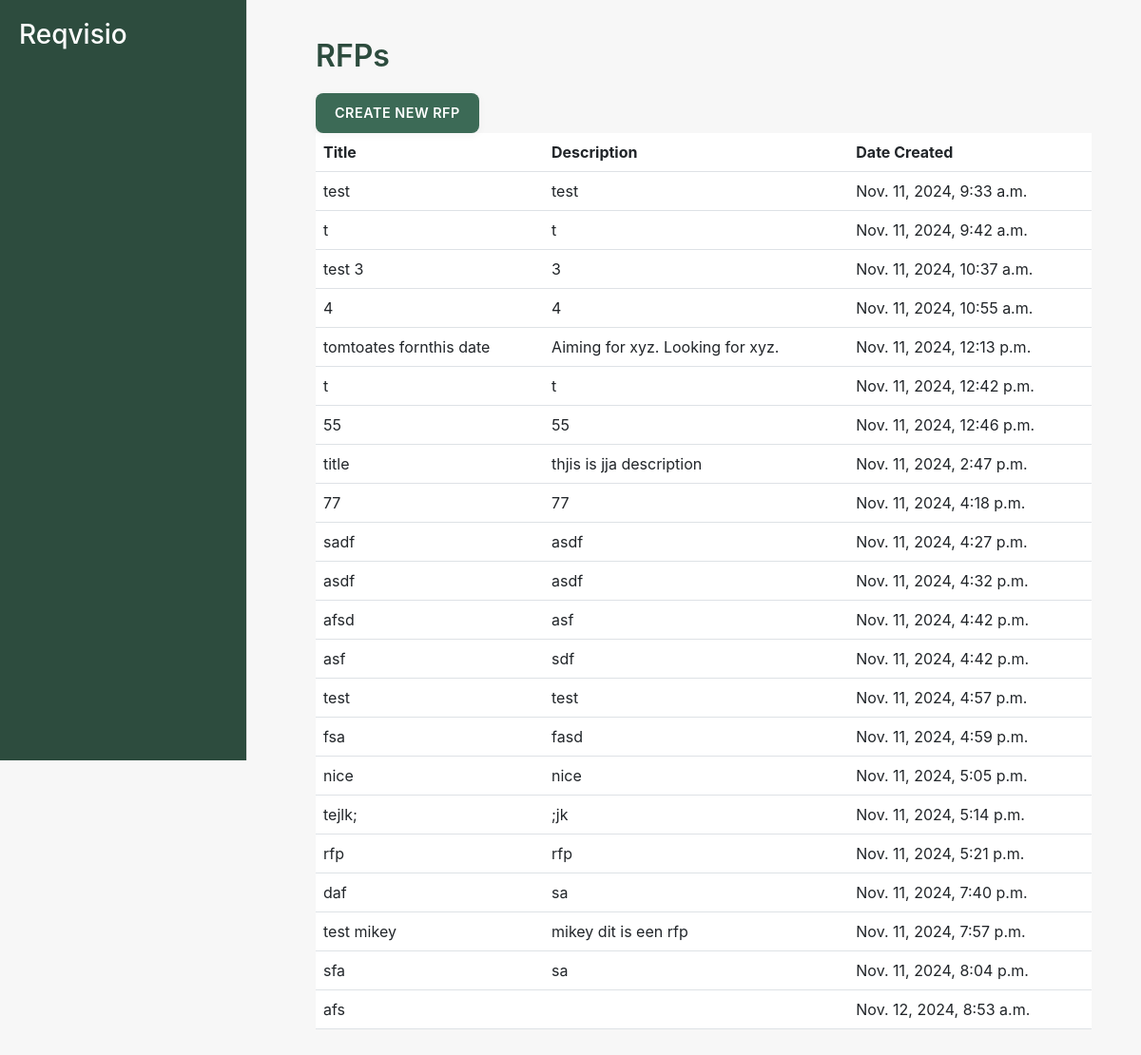
The page /procurement01/rfps/ (signed in) on the database as committed earlier.
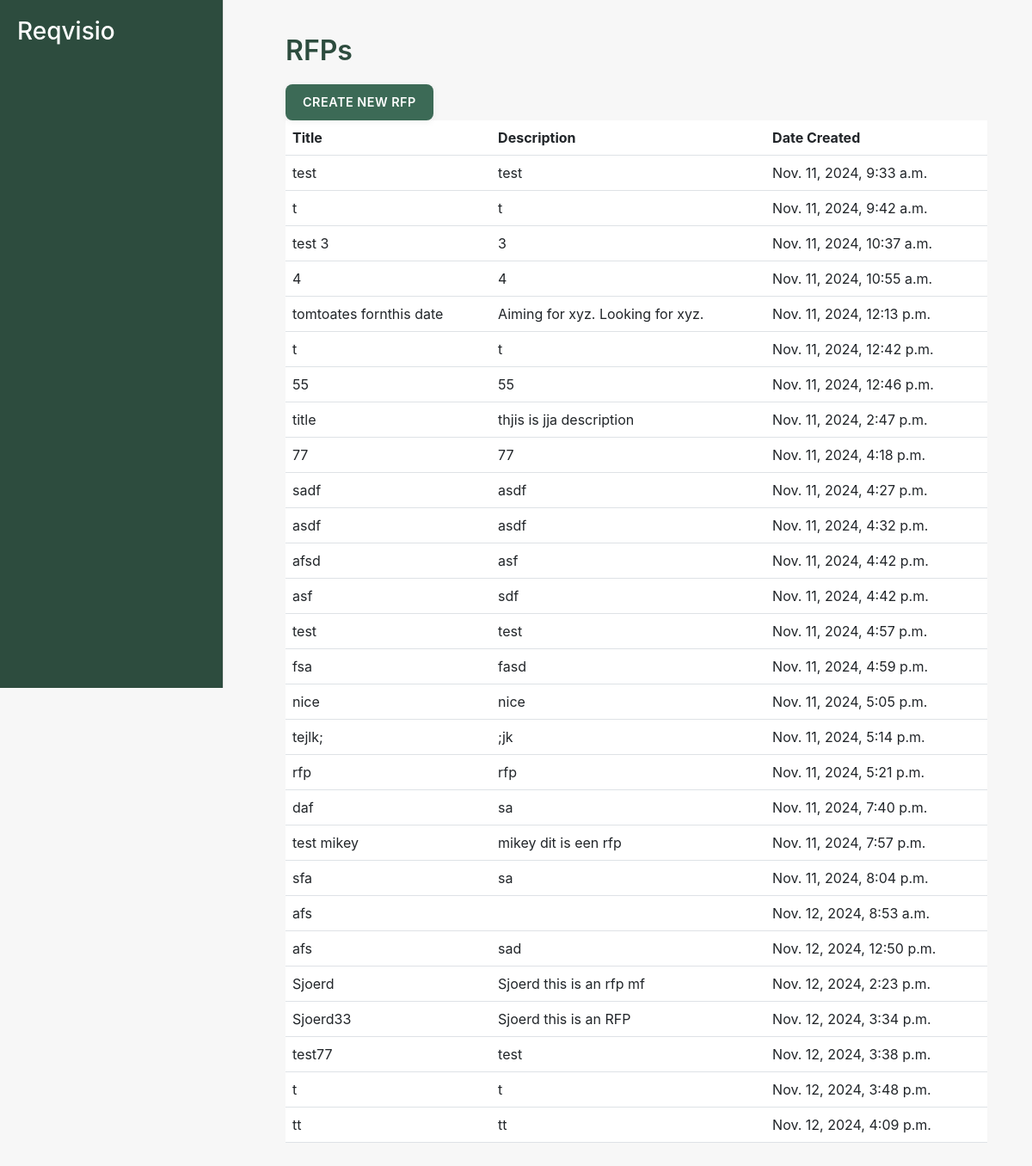
The same page on the database as committed later.
### procurement01/models.py (models this page shows, shortened)
class RFP(models.Model):
    title = models.CharField(max_length=255)
    description = models.TextField(blank = True)
    created_at = models.DateTimeField(auto_now_add=True)
    updated_at = models.DateTimeField(auto_now=True)
    deleted_at = models.DateTimeField(null=True, blank=True)

### procurement01/views.py (the view)
# urls.py: path('rfps/', views.rfp_list_view, name='rfp_list'),
@login_required
def rfp_list_view(request):
    rfps = RFP.objects.all()  # You might want to filter by the user's company if needed
    return render(request, 'procurement01/rfp_list.html', {'rfps': rfps})

### procurement01/templates/procurement01/rfp_list.html
{% extends 'procurement01/layout.html' %}
{% block content %}
<h2>RFPs</h2>
<a href="{% url 'create_rfp_step1' %}" class="btn btn-primary">Create New RFP</a>
<table class="table">
    <thead>
        <tr>
            <th>Title</th>
            <th>Description</th>
            <th>Date Created</th>
        </tr>
    </thead>
    <tbody>
        {% for rfp in rfps %}
        <tr>
            <td>{{ rfp.title }}</td>
            <td>{{ rfp.description }}</td>
            <td>{{ rfp.created_at }}</td>
        </tr>
        {% empty %}
        <tr>
            <td colspan="3">No RFPs available.</td>
        </tr>
        {% endfor %}
    </tbody>
</table>
{% endblock %}

Rows that differ between the two databases and show on the page:
added RFP: title "afs", description "sad", created_at "Nov. 12, 2024, 12:50 p.m."
added RFP: title "Sjoerd", description "Sjoerd this is an rfp mf", created_at "Nov. 12, 2024, 2:23 p.m."
added RFP: title "Sjoerd33", description "Sjoerd this is an RFP", created_at "Nov. 12, 2024, 3:34 p.m."
added RFP: title "test77", description "test", created_at "Nov. 12, 2024, 3:38 p.m."
added RFP: title "t", description "t", created_at "Nov. 12, 2024, 3:48 p.m."
added RFP: title "tt", description "tt", created_at "Nov. 12, 2024, 4:09 p.m."
